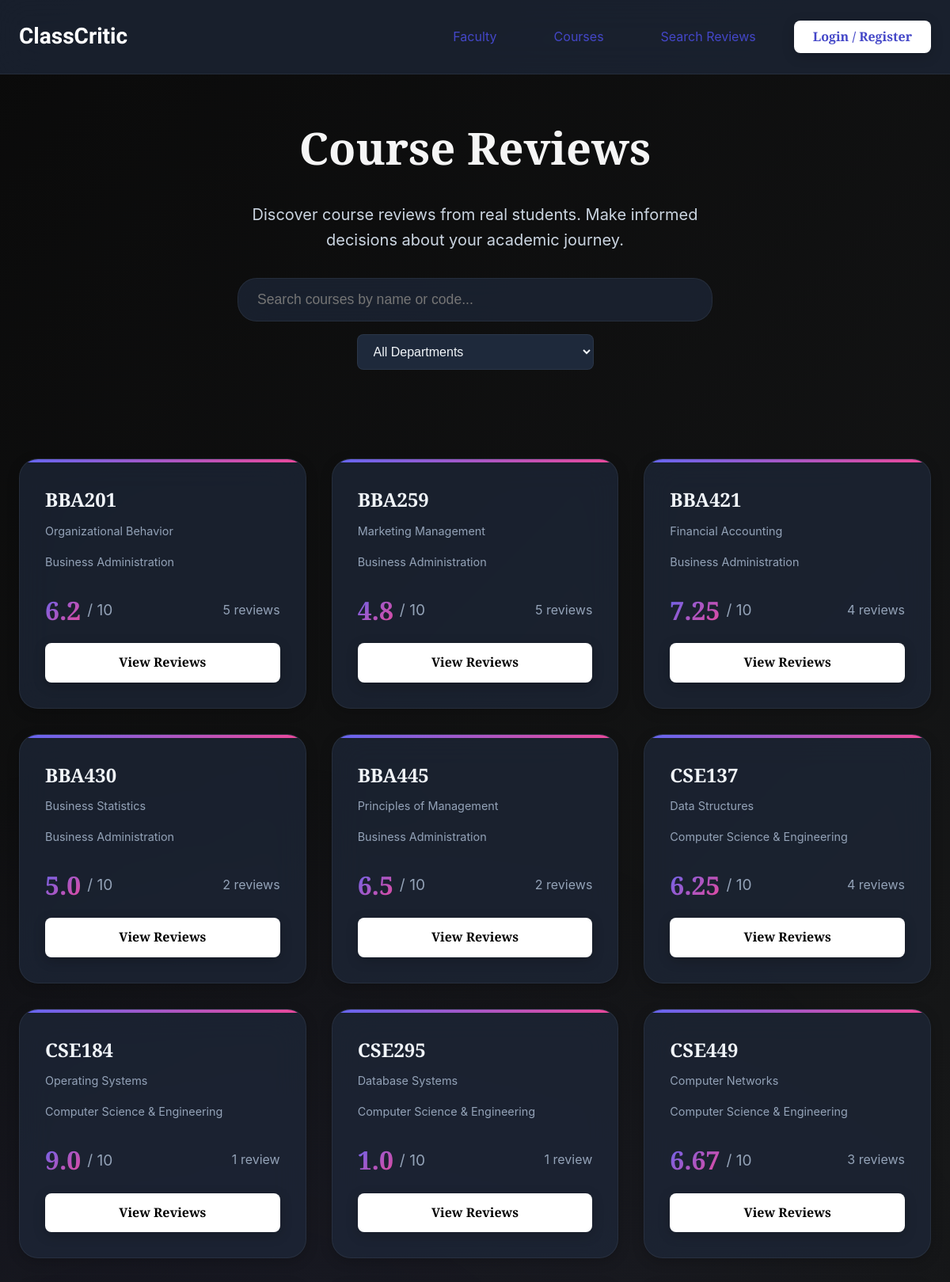
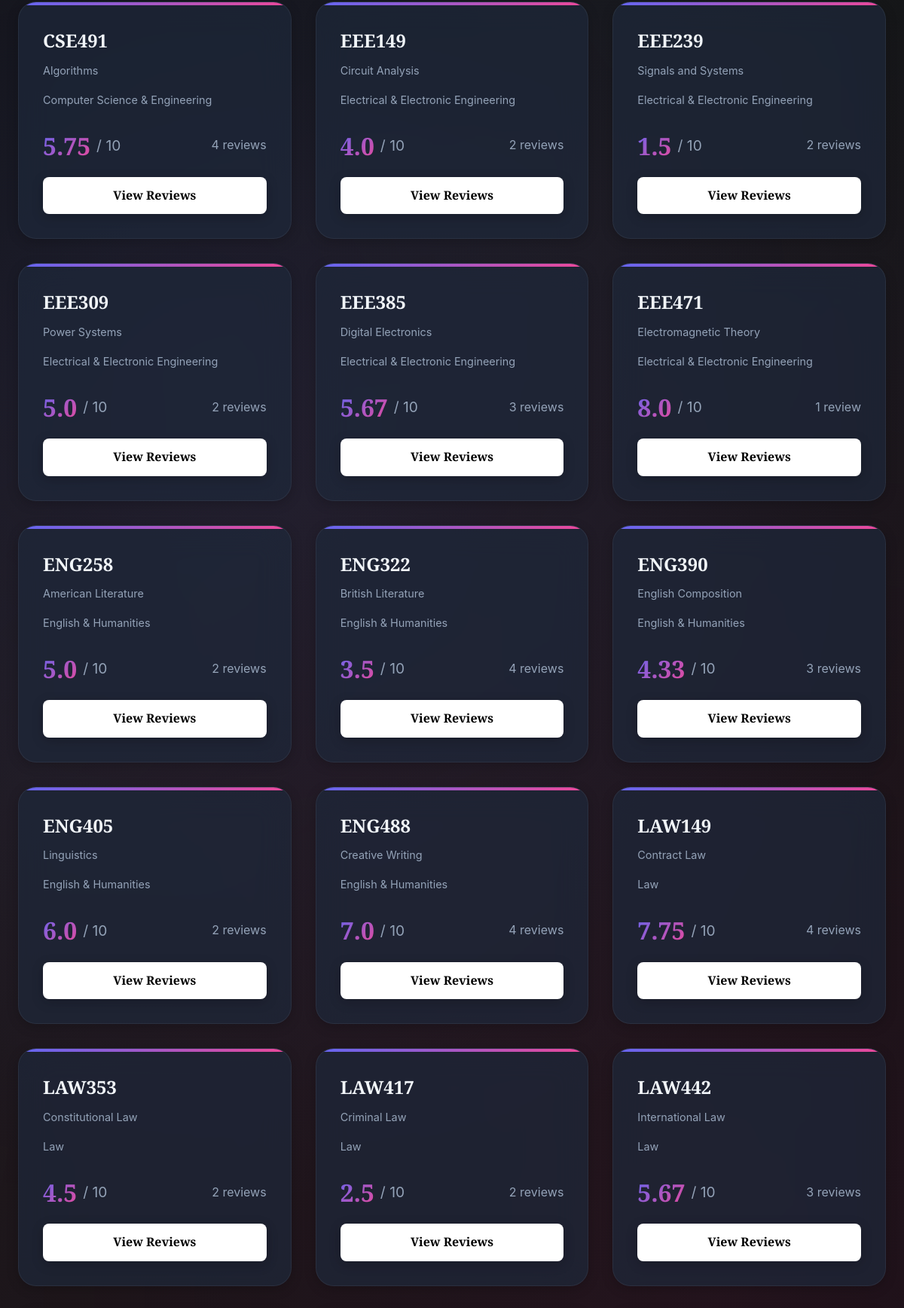
Page /courses/ (upper part) on the committed database (2 pictures, top to bottom).
### reviews/models.py (models this page shows, shortened)
class Course(models.Model):
    name = models.CharField(max_length=200)
    code = models.CharField(max_length=20, unique=True)
    department = models.ForeignKey(
        Department,
        on_delete=models.CASCADE,
        related_name='courses'
    )
    class Meta:
        ordering = ['code']
    def average_rating(self):
        reviews = self.course_reviews.all()
        if reviews.exists():
            return round(sum(r.points for r in reviews) / reviews.count(), 2)
        return 0
    def total_reviews(self):
        return self.course_reviews.count()

class Department(models.Model):
    name = models.CharField(max_length=200, unique=True)
    class Meta:
        ordering = ['name']

### reviews/views.py (the view)
# urls.py: path('courses/', views.course_list, name='course_list'),
def course_list(request):
    search_query = request.GET.get('search', '')
    department_filter = request.GET.get('department', '')
    courses = Course.objects.all()
    if search_query:
        courses = courses.filter(
            Q(name__icontains=search_query) |
            Q(code__icontains=search_query)
        ).distinct()
    if department_filter:
        courses = courses.filter(department_id=department_filter)
    departments = Department.objects.all()
    course_list_data = []
    for course in courses:
        course_list_data.append({
            'course': course,
            'avg_rating': course.average_rating(),
            'total_reviews': course.total_reviews()
        })
    context = {
        'course_list': course_list_data,
        'departments': departments,
        'search_query': search_query,
        'department_filter': department_filter,
    }
    return render(request, 'reviews/course_list.html', context)

### reviews/templates/reviews/course_list.html (shortened to what this page needs)
{% extends 'reviews/base.html' %}
{% block content %}
<div class="container">
    <div class="hero fade-in">
        <h1>Course Reviews</h1>
        <p>Discover course reviews from real students. Make informed decisions about your academic journey.</p>
        <div class="search-bar">
            <form method="GET" action="{% url 'course_list' %}" id="searchForm">
                <div style="display: flex; gap: 1rem; align-items: center; flex-wrap: wrap; justify-content: center;">
                    <input
                        type="text"
                        name="search"
                        class="search-input"
                        placeholder="Search courses by name or code..."
                        value="{{ search_query }}"
                        style="flex: 1; min-width: 300px;"
                    >
                    <select
                        name="department"
                        class="form-select"
                        onchange="this.form.submit()"
                        style="width: auto; min-width: 200px;"
                    >
                        <option value="">All Departments</option>
                    </select>
                </div>
            </form>
        </div>
    </div>
    <div class="faculty-grid">
        {% for item in course_list %}
        <div class="card faculty-card fade-in">
            <h3 class="faculty-name">{{ item.course.code }}</h3>
            <p class="faculty-designation">{{ item.course.name }}</p>
            <p style="color: var(--text-muted); font-size: 0.9rem;">
                {{ item.course.department.name }}
            </p>
            <div class="rating">
                <span class="rating-value">{{ item.avg_rating }}</span>
                <span class="rating-max">/ 10</span>
                <span style="color: var(--text-muted); margin-left: auto;">
                    {{ item.total_reviews }} review{{ item.total_reviews|pluralize }}
                </span>
            </div>
            <a href="{% url 'course_detail' item.course.id %}" class="btn btn-primary" style="margin-top: 1rem; width: 100%; text-align: center;">
                View Reviews
            </a>
        </div>
        {% empty %}
        <div style="grid-column: 1 / -1; text-align: center; padding: 3rem;">
            <p style="color: var(--text-muted); font-size: 1.2rem;">
                No courses found. {% if search_query %}Try a different search.{% endif %}
            </p>
        </div>
        {% endfor %}
    </div>
</div>
{% endblock %}

### reviews/static/reviews/style.css (style rules this page uses)
:root { --primary: #6366f1; --primary-dark: #4f46e5; --secondary: #ec4899; --accent: #8b5cf6; --success: #10b981; --warning: #f59e0b; --danger: #ef4444; --bg-primary: #0f172a; --bg-secondary: #1e293b; --bg-tertiary: #334155; --text-primary: #f1f5f9; --text-secondary: #cbd5e1; --text-muted: #94a3b8; --glass-bg: rgba(30, 41, 59, 0.7); --glass-border: rgba(148, 163, 184, 0.1); --spacing-xs: 0.5rem; --spacing-sm: 1rem; --spacing-md: 1.5rem; --spacing-lg: 2rem; --spacing-xl: 3rem; --radius-sm: 0.5rem; --radius-md: 1rem; --radius-lg: 1.5rem; --shadow-sm: 0 2px 8px rgba(0, 0, 0, 0.1); --shadow-md: 0 4px 16px rgba(0, 0, 0, 0.2); --shadow-lg: 0 8px 32px rgba(0, 0, 0, 0.3); --shadow-glow: 0 0 20px rgba(99, 102, 241, 0.3); }
* { margin: 0; padding: 0; box-sizing: border-box; }
body { font-family: 'Zilla Slab', -apple-system, BlinkMacSystemFont, 'Segoe UI', sans-serif; background: linear-gradient(135deg, #0a0a0a 0%, #161718 50%, #08090a 100%); color: var(--text-primary); line-height: 1.6; min-height: 100vh; overflow-x: hidden; }
body::before { content: ''; position: fixed; top: 0; left: 0; width: 100%; height: 100%; background: radial-gradient(circle at 20% 50%, rgba(99, 102, 241, 0.1) 0%, transparent 50%), radial-gradient(circle at 80% 80%, rgba(236, 72, 153, 0.1) 0%, transparent 50%); pointer-events: none; z-index: -1; }
.container { max-width: 1200px; margin: 0 auto; padding: 0 var(--spacing-md); }
.btn { padding: 0.75rem 1.5rem; border-radius: var(--radius-sm); border: none; font-weight: 600; cursor: pointer; transition: all 0.3s ease; text-decoration: none; display: inline-block; }
.btn-primary { background: white; color: black; box-shadow: var(--shadow-md); }
.card { background: var(--glass-bg); backdrop-filter: blur(20px); border: 1px solid var(--glass-border); border-radius: var(--radius-lg); padding: var(--spacing-lg); box-shadow: var(--shadow-md); transition: all 0.3s ease; }
.faculty-grid { display: grid; grid-template-columns: repeat(auto-fill, minmax(300px, 1fr)); gap: var(--spacing-lg); margin-top: var(--spacing-lg); }
.faculty-card { position: relative; overflow: hidden; }
.faculty-card::before { content: ''; position: absolute; top: 0; left: 0; width: 100%; height: 4px; background: linear-gradient(90deg, var(--primary), var(--secondary)); }
.faculty-name { font-size: 1.5rem; font-weight: 700; margin-bottom: var(--spacing-xs); color: var(--text-primary); }
.faculty-designation { color: var(--text-muted); font-size: 0.9rem; margin-bottom: var(--spacing-sm); }
.rating { display: flex; align-items: center; gap: var(--spacing-xs); margin-top: var(--spacing-md); }
.rating-value { font-size: 2rem; font-weight: 700; background: linear-gradient(135deg, var(--primary), var(--secondary)); -webkit-background-clip: text; -webkit-text-fill-color: transparent; background-clip: text; }
.rating-max { color: var(--text-muted); font-size: 1.2rem; }
.form-input, .form-select, .form-textarea { width: 100%; padding: 0.75rem 1rem; background: var(--bg-secondary); border: 1px solid var(--glass-border); border-radius: var(--radius-sm); color: var(--text-primary); font-size: 1rem; transition: all 0.3s ease; }
.hero { text-align: center; padding: var(--spacing-xl) 0; }
.hero h1 { font-size: 3.5rem; font-weight: 800; background: whitesmoke; -webkit-background-clip: text; -webkit-text-fill-color: transparent; background-clip: text; margin-bottom: var(--spacing-md); }
.hero p { font-size: 1.25rem; color: var(--text-secondary); max-width: 600px; margin: 0 auto var(--spacing-lg); }
.search-bar { max-width: 600px; margin: var(--spacing-lg) auto; position: relative; }
.search-input { width: 100%; padding: 1rem 1.5rem; background: var(--glass-bg); backdrop-filter: blur(20px); border: 1px solid var(--glass-border); border-radius: var(--radius-lg); color: var(--text-primary); font-size: 1.1rem; }
.fade-in { animation: fadeIn 0.6s ease-out; }

### rows in the picture
Course: course.code "BBA201", course.name "Organizational Behavior", course.department.name "Business Administration", avg_rating "6.2", total_reviews "5"
Course: course.code "BBA259", course.name "Marketing Management", course.department.name "Business Administration", avg_rating "4.8", total_reviews "5"
Course: course.code "BBA421", course.name "Financial Accounting", course.department.name "Business Administration", avg_rating "7.25", total_reviews "4"
Course: course.code "BBA430", course.name "Business Statistics", course.department.name "Business Administration", avg_rating "5.0", total_reviews "2"
Course: course.code "BBA445", course.name "Principles of Management", course.department.name "Business Administration", avg_rating "6.5", total_reviews "2"
Course: course.code "CSE137", course.name "Data Structures", course.department.name "Computer Science & Engineering", avg_rating "6.25", total_reviews "4"
Course: course.code "CSE184", course.name "Operating Systems", course.department.name "Computer Science & Engineering", avg_rating "9.0", total_reviews "1"
Course: course.code "CSE295", course.name "Database Systems", course.department.name "Computer Science & Engineering", avg_rating "1.0", total_reviews "1"
Course: course.code "CSE449", course.name "Computer Networks", course.department.name "Computer Science & Engineering", avg_rating "6.67", total_reviews "3"
Course: course.code "CSE491", course.name "Algorithms", course.department.name "Computer Science & Engineering", avg_rating "5.75", total_reviews "4"
Course: course.code "EEE149", course.name "Circuit Analysis", course.department.name "Electrical & Electronic Engineering", avg_rating "4.0", total_reviews "2"
Course: course.code "EEE239", course.name "Signals and Systems", course.department.name "Electrical & Electronic Engineering", avg_rating "1.5", total_reviews "2"
Course: course.code "EEE309", course.name "Power Systems", course.department.name "Electrical & Electronic Engineering", avg_rating "5.0", total_reviews "2"
Course: course.code "EEE385", course.name "Digital Electronics", course.department.name "Electrical & Electronic Engineering", avg_rating "5.67", total_reviews "3"
Course: course.code "EEE471", course.name "Electromagnetic Theory", course.department.name "Electrical & Electronic Engineering", avg_rating "8.0", total_reviews "1"
Course: course.code "ENG258", course.name "American Literature", course.department.name "English & Humanities", avg_rating "5.0", total_reviews "2"
Course: course.code "ENG322", course.name "British Literature", course.department.name "English & Humanities", avg_rating "3.5", total_reviews "4"
Course: course.code "ENG390", course.name "English Composition", course.department.name "English & Humanities", avg_rating "4.33", total_reviews "3"
Course: course.code "ENG405", course.name "Linguistics", course.department.name "English & Humanities", avg_rating "6.0", total_reviews "2"
Course: course.code "ENG488", course.name "Creative Writing", course.department.name "English & Humanities", avg_rating "7.0", total_reviews "4"
Course: course.code "LAW149", course.name "Contract Law", course.department.name "Law", avg_rating "7.75", total_reviews "4"
Course: course.code "LAW353", course.name "Constitutional Law", course.department.name "Law", avg_rating "4.5", total_reviews "2"
Course: course.code "LAW417", course.name "Criminal Law", course.department.name "Law", avg_rating "2.5", total_reviews "2"
Course: course.code "LAW442", course.name "International Law", course.department.name "Law", avg_rating "5.67", total_reviews "3"
